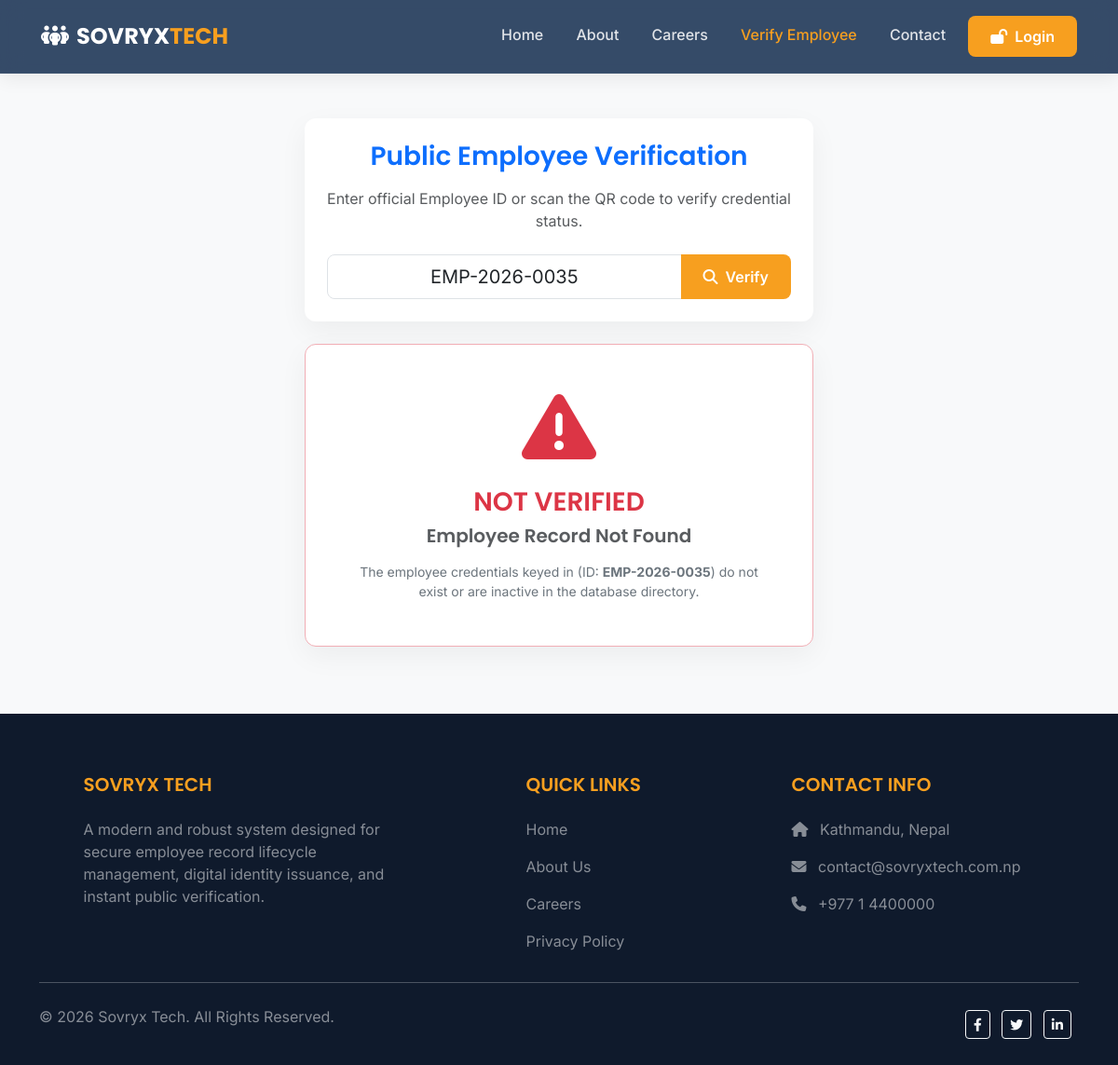
Page /verify.php?id=EMP-2026-0035 on the earlier database version.
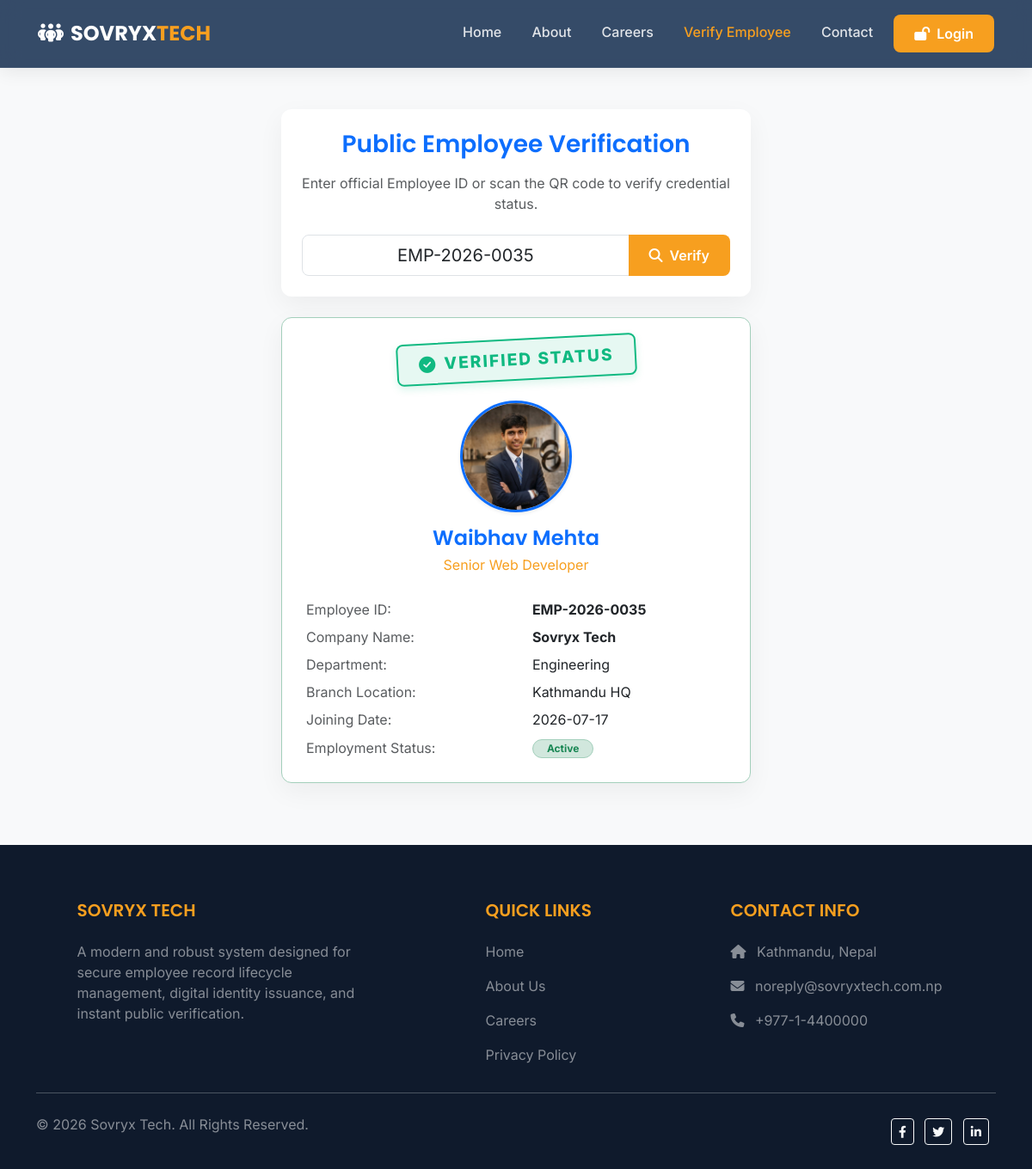
Same page on the later database version.
### tables this page shows
CREATE TABLE `employees` (
  `id` int(10) UNSIGNED NOT NULL,
  `user_id` int(10) UNSIGNED NOT NULL,
  `employee_custom_id` varchar(50) NOT NULL,
  `company_id` int(10) UNSIGNED NOT NULL,
  `branch_id` int(10) UNSIGNED NOT NULL,
  `department_id` int(10) UNSIGNED NOT NULL,
  `designation_id` int(10) UNSIGNED NOT NULL,
  `employment_type` enum('Full-time','Part-time','Contract','Intern') DEFAULT 'Full-time',
  `joining_date` date NOT NULL,
  `employment_status` enum('Active','Suspended','Terminated','Resigned') DEFAULT 'Active'
);

CREATE TABLE `employee_profiles` (
  `id` int(10) UNSIGNED NOT NULL,
  `employee_id` int(10) UNSIGNED NOT NULL,
  `full_name` varchar(150) NOT NULL,
  `profile_photo` varchar(255) DEFAULT NULL,
  `dob` date DEFAULT NULL,
  `gender` enum('Male','Female','Other') DEFAULT NULL,
  `blood_group` varchar(10) DEFAULT NULL,
  `nationality` varchar(100) DEFAULT NULL,
  `marital_status` enum('Single','Married','Divorced','Widowed') DEFAULT 'Single',
  `phone` varchar(30) DEFAULT NULL,
  `address` varchar(255) DEFAULT NULL,
  `emergency_contact` text DEFAULT NULL
);

CREATE TABLE `designations` (
  `id` int(10) UNSIGNED NOT NULL,
  `department_id` int(10) UNSIGNED NOT NULL,
  `title` varchar(100) NOT NULL,
  `created_at` timestamp NOT NULL DEFAULT current_timestamp()
);

CREATE TABLE `companies` (
  `id` int(10) UNSIGNED NOT NULL,
  `name` varchar(150) NOT NULL,
  `logo` varchar(255) DEFAULT NULL,
  `address` varchar(255) DEFAULT NULL,
  `contact` varchar(50) DEFAULT NULL,
  `email_settings` text DEFAULT NULL,
  `created_at` timestamp NOT NULL DEFAULT current_timestamp()
);

CREATE TABLE `departments` (
  `id` int(10) UNSIGNED NOT NULL,
  `branch_id` int(10) UNSIGNED NOT NULL,
  `name` varchar(100) NOT NULL,
  `created_at` timestamp NOT NULL DEFAULT current_timestamp()
);

CREATE TABLE `branches` (
  `id` int(10) UNSIGNED NOT NULL,
  `company_id` int(10) UNSIGNED NOT NULL,
  `name` varchar(100) NOT NULL,
  `address` varchar(255) DEFAULT NULL,
  `contact` varchar(50) DEFAULT NULL,
  `created_at` timestamp NOT NULL DEFAULT current_timestamp()
);

### includes/utils.php (called while the page is built, shortened)
<?php
function get_client_ip(): string {
    return $_SERVER['REMOTE_ADDR'] ?? '0.0.0.0';
}
function get_client_user_agent(): string {
    return $_SERVER['HTTP_USER_AGENT'] ?? 'Unknown User Agent';
}
function log_verification_scan(int $employeeId): bool {
    try {
        $pdo = get_db_connection();
        $stmt = $pdo->prepare("INSERT INTO verification_logs (employee_id, ip_address, user_agent) VALUES (:employee_id, :ip_address, :user_agent)");
        return $stmt->execute([
            'employee_id' => $employeeId,
            'ip_address'  => get_client_ip(),
            'user_agent'  => get_client_user_agent()
        ]);
    } catch (Exception $e) {
        error_log("Failed to log verification scan: " . $e->getMessage());
        return false;
    }
}

### src/Controller/VerificationController.php (called while the page is built, shortened)
<?php
require_once __DIR__ . '/../../includes/utils.php';
class VerificationController {
    public function verifyEmployee(string $customId): array|null {
        try {
            $pdo = get_db_connection();
            $stmt = $pdo->prepare("
                SELECT e.id as employee_id, e.employee_custom_id, e.joining_date, e.employment_status,
                       ep.full_name, ep.profile_photo,
                       c.name as company_name, b.name as branch_name,
                       d.name as department_name, dg.title as designation_title
                FROM employees e
                JOIN employee_profiles ep ON e.id = ep.employee_id
                JOIN companies c ON e.company_id = c.id
                JOIN branches b ON e.branch_id = b.id
                JOIN departments d ON e.department_id = d.id
                JOIN designations dg ON e.designation_id = dg.id
                WHERE e.employee_custom_id = :custom_id
                LIMIT 1
            ");
            $stmt->execute(['custom_id' => $customId]);
            $employee = $stmt->fetch();
            if (!$employee) {
                return null;
            }
            log_verification_scan((int)$employee['employee_id']);
            return $employee;
        } catch (\Exception $e) {
            error_log("Verification lookup failed: " . $e->getMessage());
            return null;
        }
    }
}

### config/app.php (called while the page is built, shortened)
<?php
return [
    'site_name' => 'Sovryx Tech Portal',
    'base_url'  => 'http://localhost/team-portal',
    'secret_key'=> 'c55bf1d3efde02787c808d4b31a84f39281a8b9d885a0ec7b80a7199',
    'session_name' => 'SOVRYX_PORTAL_SESSION',
    'session_lifetime' => 3600,
    'max_upload_size' => 5 * 1024 * 1024,
    'allowed_extensions' => ['jpg', 'jpeg', 'png', 'pdf', 'docx'],
    'allowed_mime_types' => [
        'image/jpeg',
        'image/png',
        'application/pdf',
        'application/vnd.openxmlformats-officedocument.wordprocessingml.document'
    ],
    'default_company_id' => 1
];

### includes/auth.php (called while the page is built, shortened)
<?php
require_once __DIR__ . '/utils.php';
if (session_status() === PHP_SESSION_NONE) {
    $appConfig = require __DIR__ . '/../config/app.php';
}
function get_base_url(): string {
    $config = require __DIR__ . '/../config/app.php';
    return rtrim($config['base_url'] ?? 'http://localhost/team-portal', '/');
}

### verify.php (the view, shortened to what the rows shown need)
<?php
require_once __DIR__ . '/includes/header.php';
require_once __DIR__ . '/src/Controller/VerificationController.php';
$customId = isset($_GET['id']) ? trim($_GET['id']) : '';
$employee = null;
$searched = false;
if (!empty($customId)) {
    $controller = new \Src\Controller\VerificationController();
    $employee = $controller->verifyEmployee($customId);
    $searched = true;
}
?>
<section class="py-5 bg-light" style="min-height: 80vh;">
    <div class="container">
        <div class="row justify-content-center">
            <div class="col-lg-6">
                <?php if ($searched): ?>
                    <?php if ($employee): ?>
                        <div class="card-custom p-4 border border-success-subtle text-center bg-white">
                            <div class="mb-4">
                                <div class="verified-stamp">
                                    <i class="fa-solid fa-circle-check me-2"></i>Verified Status
                                </div>
                            </div>
                            <div class="mb-3">
                                <?php if (!empty($employee['profile_photo'])): ?>
                                    <img src="<?= get_base_url() . '/' . $employee['profile_photo'] ?>" alt="Profile Photo" class="rounded-circle border border-primary border-3 shadow-sm" style="width: 130px; height: 130px; object-fit: cover;">
                                <?php else: ?>
                                    <div class="bg-primary text-white rounded-circle d-inline-flex align-items-center justify-content-center border border-primary border-3 shadow-sm" style="width: 130px; height: 130px; font-size: 3rem; font-weight: 600;">
                                        <?= strtoupper(substr($employee['full_name'], 0, 2)) ?>
                                    </div>
                                <?php endif; ?>
                            </div>
                            <h4 class="text-primary mb-1"><?= htmlspecialchars($employee['full_name']) ?></h4>
                            <p class="text-secondary font-weight-bold mb-4" style="color: var(--secondary-color) !important;"><?= htmlspecialchars($employee['designation_title']) ?></p>
                            <div class="table-responsive text-start">
                                <table class="table table-sm table-borderless align-middle mb-0">
                                    <tbody>
                                        <tr>
                                            <td class="text-muted w-40">Employee ID:</td>
                                            <td class="font-weight-bold"><strong><?= htmlspecialchars($employee['employee_custom_id']) ?></strong></td>
                                        </tr>
                                        <tr>
                                            <td class="text-muted">Company Name:</td>
                                            <td><strong><?= htmlspecialchars($employee['company_name']) ?></strong></td>
                                        </tr>
                                        <tr>
                                            <td class="text-muted">Department:</td>
                                            <td><?= htmlspecialchars($employee['department_name']) ?></td>
                                        </tr>
                                        <tr>
                                            <td class="text-muted">Branch Location:</td>
                                            <td><?= htmlspecialchars($employee['branch_name']) ?></td>
                                        </tr>
                                        <tr>
                                            <td class="text-muted">Joining Date:</td>
                                            <td><?= htmlspecialchars($employee['joining_date']) ?></td>
                                        </tr>
                                        <tr>
                                            <td class="text-muted">Employment Status:</td>
                                            <td>
                                                <span class="badge bg-success-subtle text-success border border-success-subtle px-3 py-1 rounded-pill">
                                                    <?= htmlspecialchars($employee['employment_status']) ?>
                                                </span>
                                            </td>
                                        </tr>
                                    </tbody>
                                </table>
                            </div>
                        </div>
                    <?php endif; ?>
                <?php endif; ?>
            </div>
        </div>
    </div>
</section>
<?php require_once __DIR__ . '/includes/footer.php'; ?>

### includes/footer.php (shortened to what the rows shown need)
<?php
$footerPdo = get_db_connection();
$footerComp = $footerPdo->query("SELECT * FROM companies WHERE id = 1 LIMIT 1")->fetch();
$compName = $footerComp['name'] ?? 'Sovryx Tech';
$compAddress = $footerComp['address'] ?? 'Kathmandu, Nepal';
$compContact = $footerComp['contact'] ?? '+977 1 4400000';
$emailSettings = json_decode($footerComp['email_settings'] ?? '{}', true);
$compEmail = $emailSettings['from_email'] ?? 'contact@sovryxtech.com.np';
?>
    <footer class="text-white pt-5 pb-4" style="background-color: var(--dark-bg);">
        <div class="container text-md-start">
            <div class="row text-md-start">
                <div class="col-md-4 col-lg-4 col-xl-4 mx-auto mt-3">
                    <h5 class="text-uppercase mb-4 font-weight-bold" style="color: var(--secondary-color);"><?= htmlspecialchars($compName) ?></h5>
                    <p class="text-white-50">
                        A modern and robust system designed for secure employee record lifecycle management, digital identity issuance, and instant public verification.
                    </p>
                </div>
                <div class="col-md-3 col-lg-3 col-xl-3 mx-auto mt-3">
                    <h5 class="text-uppercase mb-4 font-weight-bold" style="color: var(--secondary-color);">Contact Info</h5>
                    <p class="text-white-50"><i class="fas fa-home me-2"></i> <?= htmlspecialchars($compAddress) ?></p>
                    <p class="text-white-50"><i class="fas fa-envelope me-2"></i> <?= htmlspecialchars($compEmail) ?></p>
                    <p class="text-white-50"><i class="fas fa-phone me-2"></i> <?= htmlspecialchars($compContact) ?></p>
                </div>
            </div>
        </div>
    </footer>
</body>
</html>

Differences in the rows shown:
added employees: employee_profiles.profile_photo (picture), employee_profiles.full_name "Waibhav Mehta", designation.title "Senior Web Developer", employee_custom "EMP-2026-0035", company.name "Sovryx Tech", department.name "Engineering", branch.name "Kathmandu HQ", joining_date "2026-07-17", employment_status "Active"
added companies: name "SOVRYX TECH", address "Kathmandu, Nepal", email_settings "noreply@sovryxtech.com.np", contact "+977-1-4400000"
Other differences:
$customId: "EMP-2026-0035" → (not shown)
$compName: "SOVRYX TECH" → (not shown)
$compAddress: "Kathmandu, Nepal" → (not shown)
$compEmail: "contact@sovryxtech.com.np" → (not shown)
$compContact: "+977 1 4400000" → (not shown)
text no longer shown: "NOT VERIFIED Employee Record Not Found The employee credentials keyed in (ID: ) do not exist or are inactive in the database directory."
text now shown: "VERIFIED STATUS Employee ID: Company Name: Department: Branch Location: Joining Date: Employment Status:"
